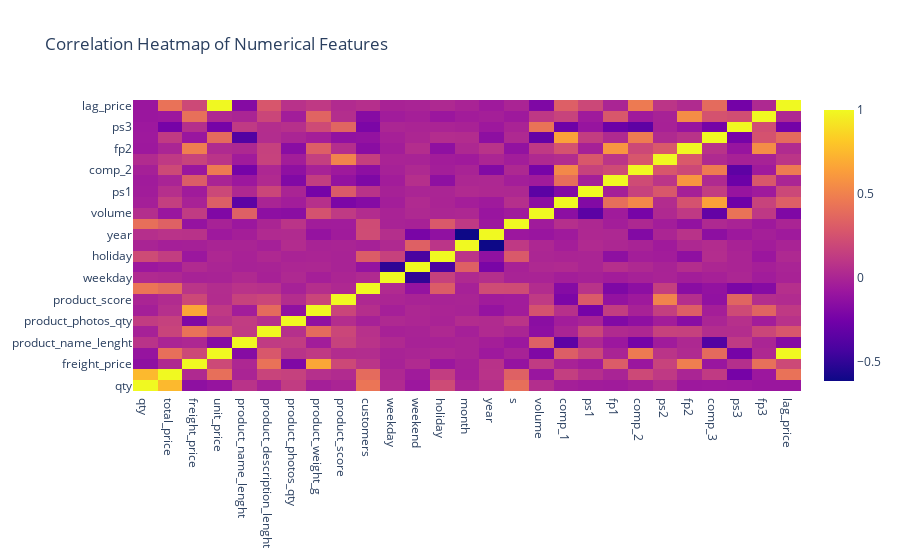

The cell this chart's notebook holds for it:
### Code cell
correlation_matrix = numerical_data.corr()
fig = go.Figure(go.Heatmap(x=correlation_matrix.columns, 
                           y=correlation_matrix.columns, 
                           z=correlation_matrix.values))
fig.update_layout(title='Correlation Heatmap of Numerical Features')
fig.show()

### Figure 1 — Plotly figure (JSON) as saved in the notebook; plotly's stock layout.template omitted (floating-point values rounded to 4 significant figures; data arrays with more than 128 entries replaced by an {"elided": "..."} marker saying what was removed)
{"data": [{"type": "heatmap", "x": ["qty", "total_price", "freight_price", "unit_price", "product_name_lenght", "product_description_lenght", "product_photos_qty", "product_weight_g", "product_score", "customers", "weekday", "weekend", "holiday", "month", "year", "s", "volume", "comp_1", "ps1", "fp1", "comp_2", "ps2", "fp2", "comp_3", "ps3", "fp3", "lag_price"], "y": ["qty", "total_price", "freight_price", "unit_price", "product_name_lenght", "product_description_lenght", "product_photos_qty", "product_weight_g", "product_score", "customers", "weekday", "weekend", "holiday", "month", "year", "s", "volume", "comp_1", "ps1", "fp1", "comp_2", "ps2", "fp2", "comp_3", "ps3", "fp3", "lag_price"], "z": {"elided": "27x27 float values"}}], "layout": {"title": {"text": "Correlation Heatmap of Numerical Features"}}}
